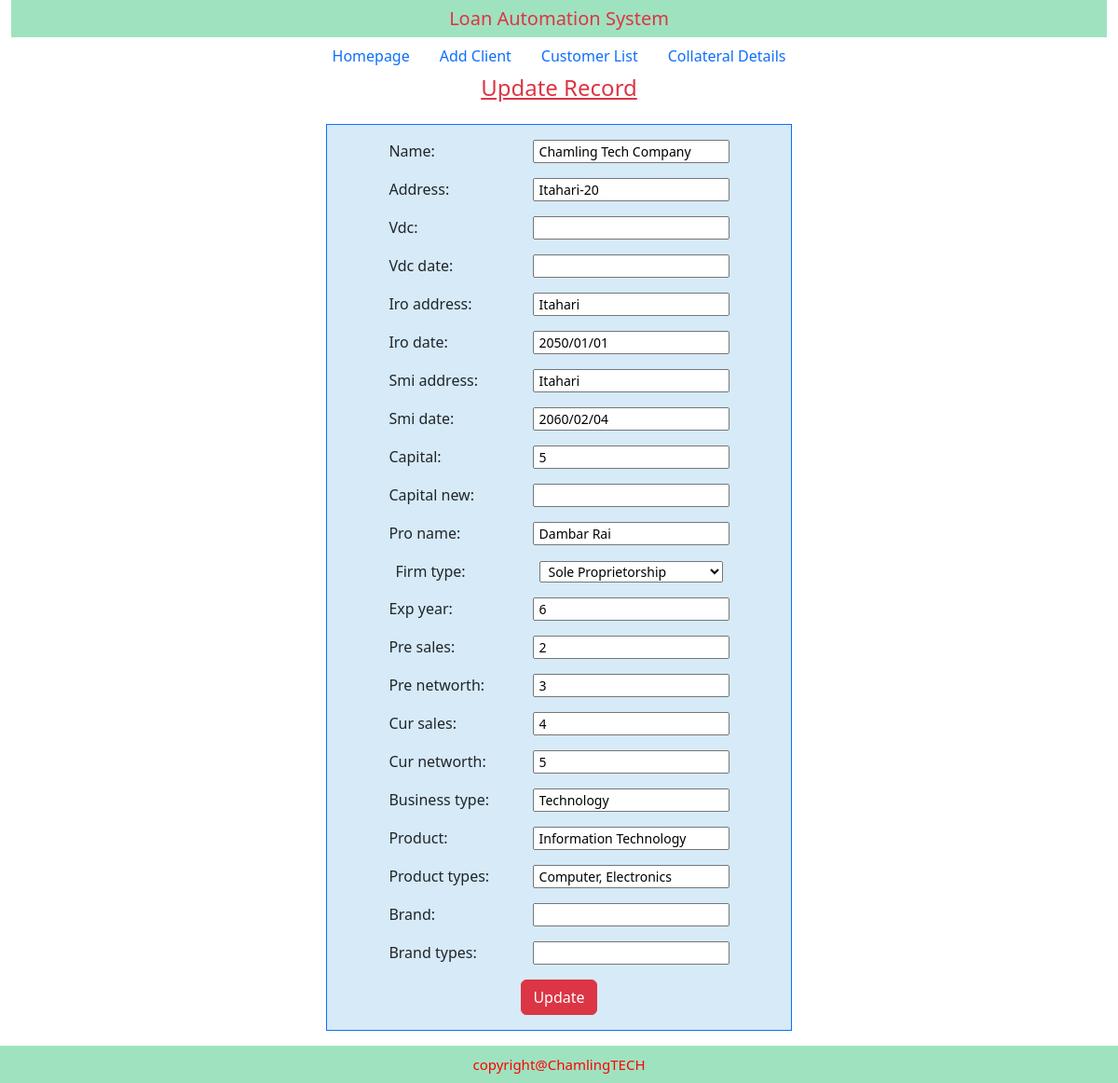
/clientupdate/10, run on the app's committed database.
### loanapp/models.py (models this page shows, shortened)
class ClientDetail(models.Model):
    name= models.CharField(max_length=300)
    address= models.CharField(max_length=150)
    vdc= models.CharField(max_length=100, null=True, blank=True)
    vdc_date= models.CharField(max_length=12, null=True, blank=True)
    iro_address= models.CharField(max_length=50)
    iro_date= models.CharField(max_length=12)
    smi_address= models.CharField(max_length=50)
    smi_date= models.CharField(max_length=12)
    capital= models.CharField(max_length=20)
    capital_new= models.CharField(max_length=20, null=True, blank=True, default='')
    pro_name= models.CharField(max_length=100)
    firm_type= models.CharField(max_length=100, choices=FORM_CHOICES)
    exp_year= models.CharField(max_length=5, null=True, default='', blank=True)
    pre_sales= models.CharField(max_length=6, null=True, default='', blank=True)
    pre_networth= models.CharField(max_length=6, null=True, default='', blank=True)
    cur_sales= models.CharField(max_length=6, null=True, default='', blank=True)
    cur_networth= models.CharField(max_length=6, null=True, default='', blank=True)
    business_type= models.CharField(max_length=100, null=True, default='', blank=True)
    product= models.CharField(max_length=100, null=True, default='', blank=True)
    product_types= models.CharField(max_length=100, null=True, default='', blank=True)
    brand= models.CharField(max_length=100, default='', blank=True, null= True)
    brand_types= models.CharField(max_length=100, default='', blank=True, null=True)

### loanapp/views.py (the view)
# urls.py: path('clientupdate/<int:pk>',ClientUpdate.as_view(), name='clientupdate'),
class ClientUpdate(UpdateView):
    model= ClientDetail
    form_class= ClientDetailForm
    template_name= 'client_update.html'
    success_url= '/clientlist/'

### loanapp/forms.py
class ClientDetailForm(forms.ModelForm):
    class Meta:
        model= ClientDetail
        fields= '__all__'

### templates/client_update.html (shortened to what this page needs)
{% extends 'base.html' %}
{% load static %}
{% block css %} <link rel="stylesheet" href="{% static 'css/client_update.css' %}"/> {% endblock css %}
{% block bodycontent %}
<div class="container text-center">
    <h4 class="text-danger text-decoration-underline">Update Record</h4>
    <div class="text-center p-3">
      <form action="" class="mx-auto update-form border border-primary py-3" method="POST">
        {{form.as_p}}
        <input type="submit" value="Update" class="btn btn-danger">
    </form>
    </div>
</div>
{% endblock bodycontent %}

### static/css/base.css (style rules this page uses)
* { margin:0; padding:0; box-sizing: border-box; }
html { height:100%; }
body { width:100%; display:flex; flex-direction:column; height:100%; }

### static/css/client_update.css (style rules this page uses)
.update-form { width:500px; background-color: #D6EAF8 ; }
label { display: inline-block; width: 150px; text-align: left; }
input, select { padding-left:5px; font-size:14px; }

### data on the page
ClientDetail: name "Chamling Tech Company", address "Itahari-20", iro_address "Itahari", iro_date "2050/01/01", smi_address "Itahari", smi_date "2060/02/04", capital "5", pro_name "Dambar Rai", firm_type "Sole Proprietorship", exp_year "6", pre_sales "2", pre_networth "3", cur_sales "4", cur_networth "5", business_type "Technology", product "Information Technology", product_types "Computer, Electronics"
